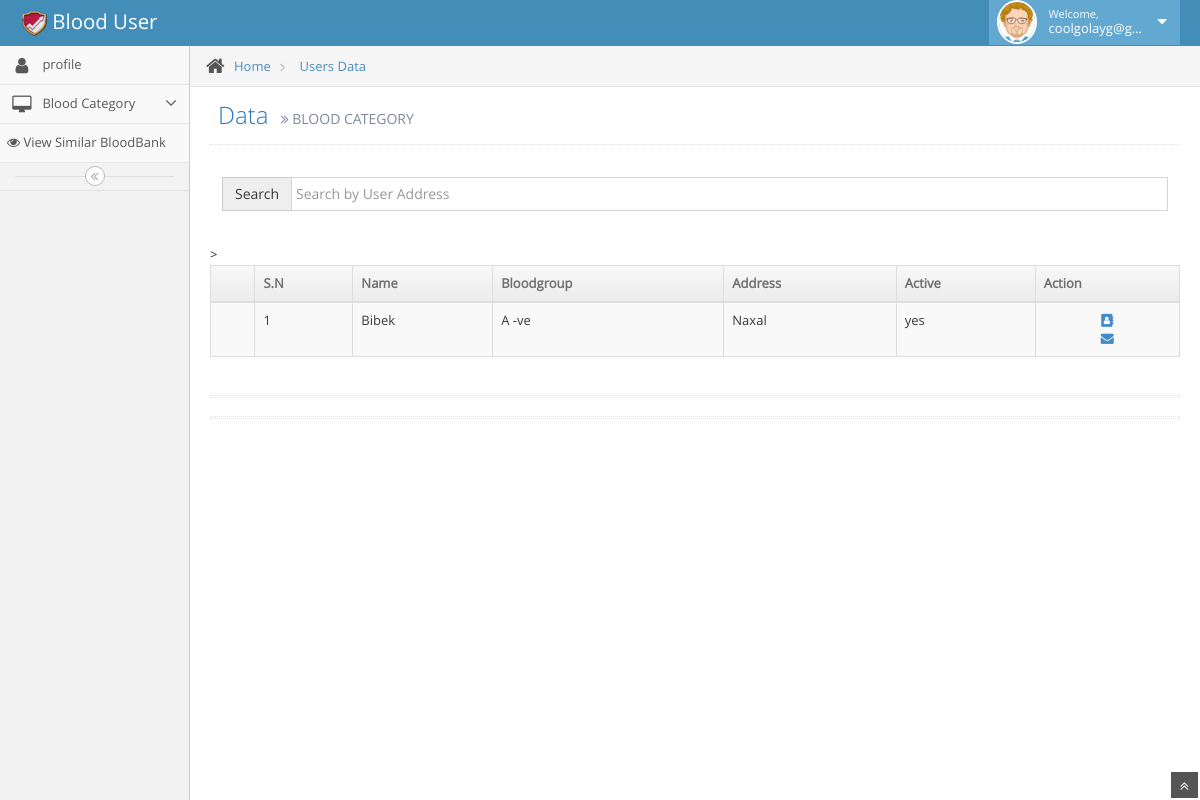
The page /user/Anegative.php (signed in) on the database its author committed.
### tables this page shows
CREATE TABLE `tbl_user` (
  `user_id` bigint(255) NOT NULL,
  `user_email` varchar(255) DEFAULT NULL,
  `user_password` varchar(255) DEFAULT NULL,
  `user_role` varchar(255) NOT NULL,
  `user_Firstname` varchar(255) NOT NULL,
  `user_Middlename` varchar(255) NOT NULL,
  `user_Lastname` varchar(255) NOT NULL,
  `user_Address` varchar(255) NOT NULL,
  `user_gender` varchar(255) NOT NULL,
  `user_phonenumber` bigint(255) NOT NULL,
  `user_age` int(255) NOT NULL,
  `user_bloodgroup` varchar(255) NOT NULL,
  `user_avialibility` varchar(255) NOT NULL,
  `user_recentlydonatedtime` varchar(255) NOT NULL,
  `user_status` varchar(255) NOT NULL,
  `user_photo` varchar(255) NOT NULL
);

### user/Anegative.php (the view, shortened to what this page needs)
<?php include'layout_user/header_user.php' ?>
<?php include'layout_user/sidebar_user.php' ?>
				<div class="main-content">
					<div class="breadcrumbs" id="breadcrumbs">
						<ul class="breadcrumb">
							<li>
								<i class="icon-home home-icon"></i>
								<a href="#">Home</a>
							</li>
							<li>
								<a href="#">Users Data</a>
							</li>
						</ul>
					</div>
					<div class="page-content">
						<div class="page-header">
							<h1>
							Data
								<small>
									<i class="icon-double-angle-right"></i>
									BLOOD CATEGORY
								</small>
							</h1>
						</div>
						<div class="row">
							<div class="col-xs-12">
								<div class="container">
								   <br />
								   <div class="form-group">
								    <div class="input-group">
								     <span class="input-group-addon">Search</span>
								     <input type="text" name="search_text" id="search_text" placeholder="Search by User Address" class="form-control" />
								    </div>
								   </div>
								   <br />
								  </div>
								<div class="row">
									<div class="col-xs-12">
										<div class="table-responsive">
											<table id="sample-table-1" class="table table-striped table-bordered table-hover">
												<thead>
													<tr>
														<th class="center">
															<label>
																<th>S.N</th>
															</label>
														</th>
														<th>Name</th>
														<th>Bloodgroup</th>
														<th>Address</th>
														<th>Active</th>
														<th>Action</th>
													</tr>
												</thead>
                                          <?php
													$stmt = $conn->prepare("SELECT * FROM tbl_user WHERE  user_bloodgroup = 'A -ve'");
													$stmt->execute();
													$sn=1;
														foreach ($stmt->fetchAll() as $k => $v)
															{
															$user_name =  $v['user_Firstname'];
															$user_bloodgroup =  $v['user_bloodgroup'];
															$user_address =  $v['user_Address'];
															$user_active = $v['user_status'];
														?>
												<tbody>
													<tr>
														<td></td>
														<td><?php echo $sn; $sn++;  ?></td>
														<td><?php echo $user_name;?></td>
														<td >
															<?php echo $user_bloodgroup;?>
														</td>
														<td><?php echo $user_address;?></td>
														<td><?php echo $user_active;?></td>
														<td><div align="center">
														<a href="" data-toggle="modal" data-target="#exampleModal<?php echo $v['user_id'] ?>"><i class="fa fa-address-book" aria-hidden="true"></i></a>
														 </div>
														 <div align="center">
														<a href="" data-toggle="modal" data-target="#mailModal<?php echo $v['user_id'] ?>"><i class="fa fa-envelope" aria-hidden="true"></i>
														</a>
														</div>
														</td>
													</tr>
												</tbody>
															<?php
															} ?>
											</table>
										</div>
									</div>
								</div>
<div class="hr hr-18 dotted hr-double"></div>
								<div class="hr hr-18 dotted hr-double"></div>
							</div>
						</div>
					</div>
				</div>
			</div>
			<a href="#" id="btn-scroll-up" class="btn-scroll-up btn btn-sm btn-inverse">
				<i class="icon-double-angle-up icon-only bigger-110"></i>
			</a>
		</div>
	</body>
</html>

### rows shown on the page
tbl_user: user_Firstname "Bibek", user_bloodgroup "A -ve", user_Address "Naxal", user_status "yes"

### other values the page prints
$_SESSION['email'] "coolgolayg@g…"
